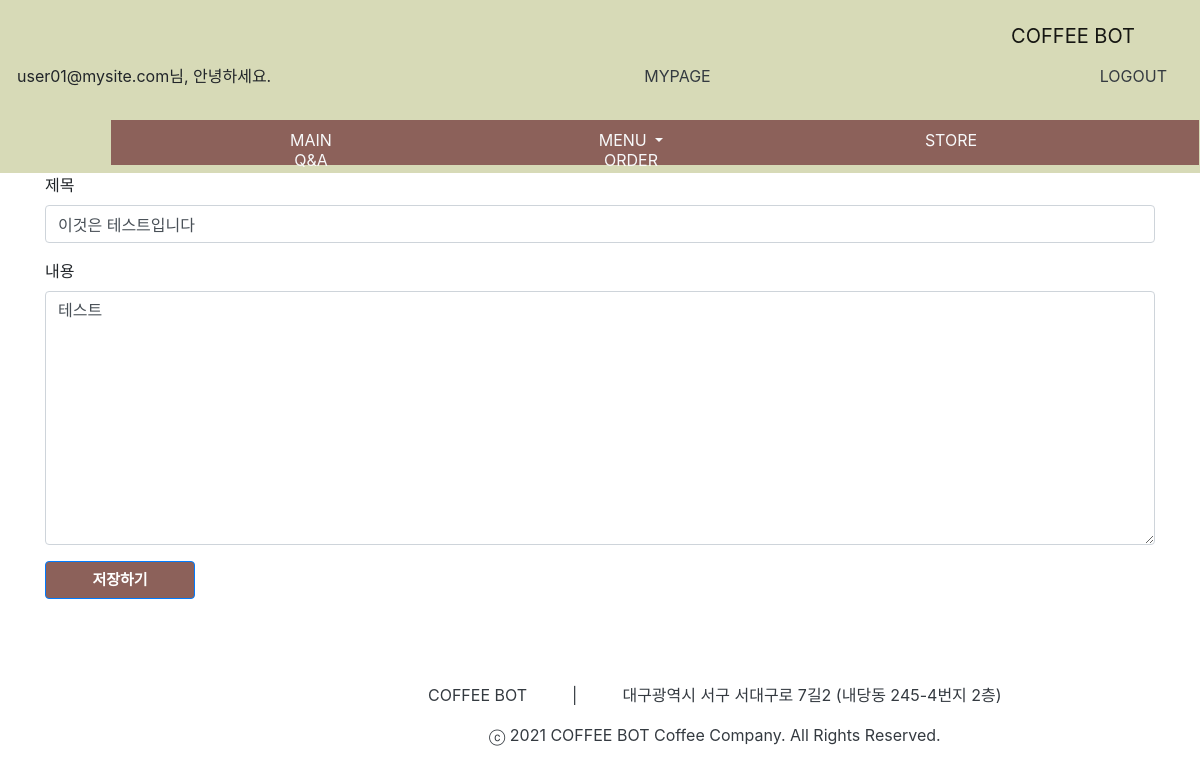
Screenshot of /question/modify/2 (signed in) with the database file from the repository.
### pybo/models.py (models this page shows)
class Question(db.Model):
    id = db.Column(db.Integer, primary_key=True)
    subject = db.Column(db.String(200), nullable=False)
    content = db.Column(db.Text(), nullable=False)
    create_date = db.Column(db.DateTime(), nullable=False)
    user_id = db.Column(db.String(200), db.ForeignKey('users.userId', ondelete='CASCADE'), nullable=True)
    user = db.relationship('Users', backref=db.backref('question_set'))

### pybo/views/question_views.py (the view)
@bp.route('/modify/<int:question_id>', methods=('GET', 'POST'))
@login_required
def modify(question_id):
    question = Question.query.get_or_404(question_id)
    if session.get('user_id') != question.user_id:
        flash('수정권한이 없습니다')
        return redirect(url_for('question.detail', question_id=question_id))
    if request.method == 'POST':
        form = QuestionForm()
        if form.validate_on_submit():
            form.populate_obj(question)
            question.modify_date = datetime.now()  # 수정일시 저장
            db.session.commit()
            return redirect(url_for('question.detail', question_id=question_id))
    else:
        form = QuestionForm(obj=question)
    return render_template('question/question_form.html', form=form)

### pybo/forms.py
class QuestionForm(FlaskForm):
    subject = StringField('제목', validators=[DataRequired('제목은 필수입력 항목입니다.')])
    content = TextAreaField('내용', validators=[DataRequired('내용은 필수입력 항목입니다.')])

### pybo/views/auth_views.py (called while the page is built)
@bp.before_app_request
def load_logged_in_user():
    user_id = session.get('user_id')
    if user_id is None:
        g.user = None
    else:
        g.user = Users.query.get(user_id)

def login_required(view):
    @functools.wraps(view)
    def wrapped_view(**kwargs):
        user = session.get('user_id')
        if user is None:
            return redirect(url_for('auth.login'))
        return view(**kwargs)
    return wrapped_view

### pybo/templates/question/question_form.html (shortened to what this page needs)
<!DOCTYPE html>
<html lang="en">
<head>
</head>
<body>
    {% extends 'base.html' %}
    {% block content %}
    <link rel="stylesheet" href="{{ url_for('static', filename='tablestyle_detail.css') }}">
    <div class="form_padding">
    <div class="container">
        <h5 class="my-3 border-bottom pb-2">질문등록</h5>
        <form method="post" class="post-form my-3">
       <div class="form-group">
            <label for="subject">제목</label>
            <input type="text" class="form-control" name="subject" id="subject" value="{{ form.subject.data or '' }}">
        </div>
        <div class="form-group">
            <label for="content">내용</label>
            <textarea class="form-control" name="content" id="content" rows="10">{{ form.content.data or '' }}</textarea>
        </div>
        <button type="submit" class="btn btn-primary" id="btn">저장하기</button>
        </form>
    </div>
    </div>
    {% endblock %}

### pybo/templates/navbar.html (shortened to what this page needs)
<!DOCTYPE html>
<html lang="en">
<head>
    <link rel="stylesheet" href="{{ url_for('static', filename='bootstrap.min.css') }}">
    <link rel="stylesheet" href="{{ url_for('static', filename='style.css') }}">
</head>
<nav class="navbar navbar-inverse navbar-fixed-top">
    <div id="menu1">
        <div class="row">
            <nav class="navbar navbar-light bg-#fff">
                <a class="navbar-brand mr-5" href="{{ url_for('main.index') }}">COFFEE BOT</a>
                {% if session.get('user_id') %}
                {{ session.get('user_id') }}님, 안녕하세요.
                <a class="nav-link text-dark" href="{{ url_for('auth.mypage') }}">MYPAGE</a>
                <a class="nav-link text-dark" href="{{ url_for('auth.logout') }}">LOGOUT</a>
                {% else %}
                <div id="space2"></div>
                <a class="nav-link text-dark" href="{{ url_for('auth.signup') }}">JOIN</a>
                <a class="nav-link text-dark" href="{{ url_for('auth.login') }}">LOGIN</a>
                {% endif %}
            </nav>
        </div>
    </div>
</nav>
</html>

### pybo/static/style.css (style rules this page uses)
.navbar { background-color: #D7DAB7; }

### pybo/static/tablestyle_detail.css (style rules this page uses)
.form_padding { padding-top: 9%; }
#btn { height: 38px; width: 150px; text-align: center; font-size: 15px; background-color: #8C615A; color: #fff; font-weight: bolder; position: inherit; }

### rows the page displays
Question: get "user01@mysite.com", subject "이것은 테스트입니다", content "테스트"
